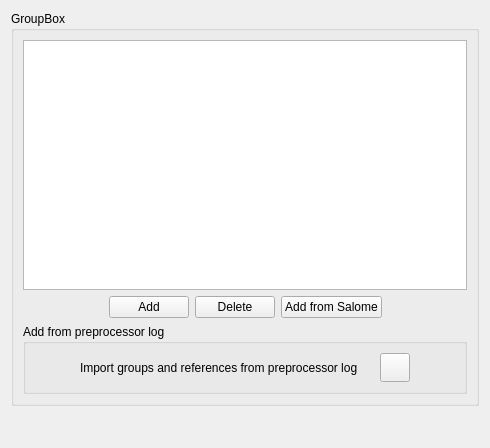
<?xml version="1.0" encoding="UTF-8"?>
<ui version="4.0">
 <class>LocalizationForm</class>
 <widget class="QWidget" name="LocalizationForm">
  <property name="geometry">
   <rect>
    <x>0</x>
    <y>0</y>
    <width>490</width>
    <height>448</height>
   </rect>
  </property>
  <property name="windowTitle">
   <string>Form</string>
  </property>
  <layout class="QGridLayout" name="gridLayout_2">
   <item row="0" column="0">
    <widget class="QGroupBox" name="groupBoxLocalization">
     <property name="toolTip">
      <string>&lt;html&gt;&lt;head/&gt;&lt;body&gt;&lt;p&gt;&lt;span style=&quot; font-size:9pt;&quot;&gt;Add volume or boundary regions manually or automatically from a preprocessor.log file or from Salome.&lt;/span&gt;&lt;/p&gt;&lt;/body&gt;&lt;/html&gt;</string>
     </property>
     <property name="title">
      <string>GroupBox</string>
     </property>
     <layout class="QGridLayout" name="gridLayout">
      <item row="0" column="0">
       <widget class="QTableView" name="tableView">
        <property name="minimumSize">
         <size>
          <width>0</width>
          <height>250</height>
         </size>
        </property>
        <property name="toolTip">
         <string>&lt;html&gt;&lt;head/&gt;&lt;body&gt;&lt;p&gt;&lt;span style=&quot; font-size:9pt;&quot;&gt;Add volume or boundary regions manually or automatically from a preprocessor.log file or from Salome.&lt;/span&gt;&lt;/p&gt;&lt;/body&gt;&lt;/html&gt;</string>
        </property>
        <property name="statusTip">
         <string>Right-click for context menu</string>
        </property>
        <property name="alternatingRowColors">
         <bool>true</bool>
        </property>
        <property name="selectionMode">
         <enum>QAbstractItemView::ExtendedSelection</enum>
        </property>
        <property name="selectionBehavior">
         <enum>QAbstractItemView::SelectRows</enum>
        </property>
       </widget>
      </item>
      <item row="1" column="0">
       <layout class="QHBoxLayout" name="horizontalLayout">
        <item>
         <spacer>
          <property name="orientation">
           <enum>Qt::Horizontal</enum>
          </property>
          <property name="sizeHint" stdset="0">
           <size>
            <width>20</width>
            <height>20</height>
           </size>
          </property>
         </spacer>
        </item>
        <item>
         <widget class="QPushButton" name="pushButtonNew">
          <property name="toolTip">
           <string>&lt;html&gt;&lt;head/&gt;&lt;body&gt;&lt;p&gt;&lt;span style=&quot; font-size:9pt;&quot;&gt;Add a volume or boundary region.&lt;/span&gt;&lt;/p&gt;&lt;/body&gt;&lt;/html&gt;</string>
          </property>
          <property name="text">
           <string>Add</string>
          </property>
         </widget>
        </item>
        <item>
         <widget class="QPushButton" name="pushButtonDelete">
          <property name="toolTip">
           <string>&lt;html&gt;&lt;head/&gt;&lt;body&gt;&lt;p&gt;&lt;span style=&quot; font-size:9pt;&quot;&gt;Remove the last added volume or boundary region.&lt;/span&gt;&lt;/p&gt;&lt;/body&gt;&lt;/html&gt;</string>
          </property>
          <property name="text">
           <string>Delete</string>
          </property>
         </widget>
        </item>
        <item>
         <widget class="QPushButton" name="pushButtonSalome">
          <property name="toolTip">
           <string>&lt;html&gt;&lt;head/&gt;&lt;body&gt;&lt;p&gt;&lt;span style=&quot; font-size:9pt;&quot;&gt;Add a volume or boundary region from Salome.&lt;/span&gt;&lt;/p&gt;&lt;/body&gt;&lt;/html&gt;</string>
          </property>
          <property name="text">
           <string>Add from Salome</string>
          </property>
         </widget>
        </item>
        <item>
         <spacer>
          <property name="orientation">
           <enum>Qt::Horizontal</enum>
          </property>
          <property name="sizeHint" stdset="0">
           <size>
            <width>16</width>
            <height>16</height>
           </size>
          </property>
         </spacer>
        </item>
       </layout>
      </item>
      <item row="2" column="0">
       <widget class="QGroupBox" name="groupBoxCreation">
        <property name="toolTip">
         <string>&lt;html&gt;&lt;head/&gt;&lt;body&gt;&lt;p&gt;&lt;span style=&quot; font-size:9pt;&quot;&gt;Automatically add groups and references from a preprocessor.log file.&lt;/span&gt;&lt;/p&gt;&lt;/body&gt;&lt;/html&gt;</string>
        </property>
        <property name="title">
         <string>Add from preprocessor log</string>
        </property>
        <layout class="QHBoxLayout">
         <item>
          <spacer>
           <property name="orientation">
            <enum>Qt::Horizontal</enum>
           </property>
           <property name="sizeHint" stdset="0">
            <size>
             <width>20</width>
             <height>20</height>
            </size>
           </property>
          </spacer>
         </item>
         <item>
          <layout class="QHBoxLayout">
           <item>
            <widget class="QLabel" name="labelCreation">
             <property name="toolTip">
              <string>&lt;html&gt;&lt;head/&gt;&lt;body&gt;&lt;p&gt;&lt;span style=&quot; font-size:9pt;&quot;&gt;Import groups and references from a preprocessor.log file.&lt;/span&gt;&lt;/p&gt;&lt;/body&gt;&lt;/html&gt;</string>
             </property>
             <property name="text">
              <string>Import groups and references from preprocessor log</string>
             </property>
            </widget>
           </item>
           <item>
            <spacer>
             <property name="orientation">
              <enum>Qt::Horizontal</enum>
             </property>
             <property name="sizeHint" stdset="0">
              <size>
               <width>16</width>
               <height>16</height>
              </size>
             </property>
            </spacer>
           </item>
           <item>
            <widget class="QToolButton" name="toolButtonCreation">
             <property name="toolTip">
              <string>&lt;html&gt;&lt;head/&gt;&lt;body&gt;&lt;p&gt;&lt;span style=&quot; font-size:9pt;&quot;&gt;Import groups and references from a preprocessor.log file.&lt;/span&gt;&lt;/p&gt;&lt;/body&gt;&lt;/html&gt;</string>
             </property>
             <property name="text">
              <string/>
             </property>
             <property name="icon">
              <iconset resource="resources_pages.qrc">
               <normaloff>:/new/prefix1/data/icons/22x22/document-open.png</normaloff>:/new/prefix1/data/icons/22x22/document-open.png</iconset>
             </property>
             <property name="iconSize">
              <size>
               <width>22</width>
               <height>22</height>
              </size>
             </property>
             <property name="shortcut">
              <string>Ctrl+S</string>
             </property>
            </widget>
           </item>
          </layout>
         </item>
         <item>
          <spacer>
           <property name="orientation">
            <enum>Qt::Horizontal</enum>
           </property>
           <property name="sizeHint" stdset="0">
            <size>
             <width>16</width>
             <height>16</height>
            </size>
           </property>
          </spacer>
         </item>
        </layout>
       </widget>
      </item>
     </layout>
    </widget>
   </item>
   <item row="1" column="0">
    <spacer>
     <property name="orientation">
      <enum>Qt::Vertical</enum>
     </property>
     <property name="sizeHint" stdset="0">
      <size>
       <width>16</width>
       <height>16</height>
      </size>
     </property>
    </spacer>
   </item>
  </layout>
 </widget>
 <resources>
  <include location="resources_pages.qrc"/>
 </resources>
 <connections/>
</ui>
